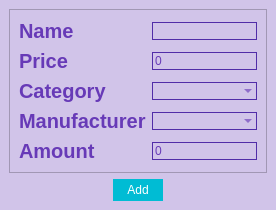
<?xml version="1.0" encoding="UTF-8"?>
<ui version="4.0">
 <class>Add_New_Product</class>
 <widget class="QMainWindow" name="Add_New_Product">
  <property name="geometry">
   <rect>
    <x>0</x>
    <y>0</y>
    <width>276</width>
    <height>210</height>
   </rect>
  </property>
  <property name="windowTitle">
   <string>MainWindow</string>
  </property>
  <property name="styleSheet">
   <string notr="true">
*{
background: #D1C4E9;
}

QLineEdit
{
background: transparent;
border: 1px solid #512DA8;
font: 12pt &quot;Times New Roman&quot;;
}
QLineEdit:focus {
 outline:none; }

QLabel{
	color: #673AB7;
	font: 15pt &quot;Times New Roman&quot;;
	font-weight:bold;
}

QPushButton{
color: #FFFFFF;
background: #00BCD4;
border-radius: 0px;
font: 12pt &quot;Times New Roman&quot;;
}

QRadioButton{
color: #673AB7;
	font: 12pt &quot;Times New Roman&quot;;
	font-weight:bold;
}

QSpinBox{
background: transparent;
border: 1px solid #512DA8;
font: 12pt &quot;Times New Roman&quot;;
color: #673AB7;
}

QComboBox{
background: transparent;
border: 1px solid #512DA8;
font: 12pt &quot;Times New Roman&quot;;
color: #673AB7;
}

QDateEdit{
background: transparent;
border	: 1px solid #512DA8;
font: 14pt &quot;Times New Roman&quot;;
color: #673AB7;
}</string>
  </property>
  <widget class="QWidget" name="centralwidget">
   <layout class="QVBoxLayout" name="verticalLayout">
    <item>
     <widget class="QFrame" name="frame">
      <property name="frameShape">
       <enum>QFrame::StyledPanel</enum>
      </property>
      <property name="frameShadow">
       <enum>QFrame::Raised</enum>
      </property>
      <layout class="QGridLayout" name="gridLayout">
       <item row="0" column="0">
        <widget class="QLabel" name="lab_name">
         <property name="font">
          <font>
           <family>Arial</family>
           <pointsize>15</pointsize>
           <weight>75</weight>
           <italic>false</italic>
           <bold>true</bold>
          </font>
         </property>
         <property name="text">
          <string>Name</string>
         </property>
        </widget>
       </item>
       <item row="0" column="1">
        <widget class="QLineEdit" name="edit_name">
         <property name="enabled">
          <bool>true</bool>
         </property>
        </widget>
       </item>
       <item row="1" column="0">
        <widget class="QLabel" name="lab_price">
         <property name="font">
          <font>
           <family>Arial</family>
           <pointsize>15</pointsize>
           <weight>75</weight>
           <italic>false</italic>
           <bold>true</bold>
          </font>
         </property>
         <property name="text">
          <string>Price</string>
         </property>
        </widget>
       </item>
       <item row="1" column="1">
        <widget class="QSpinBox" name="spinBox_price"/>
       </item>
       <item row="2" column="0">
        <widget class="QLabel" name="lab_category">
         <property name="font">
          <font>
           <family>Arial</family>
           <pointsize>15</pointsize>
           <weight>75</weight>
           <italic>false</italic>
           <bold>true</bold>
          </font>
         </property>
         <property name="text">
          <string>Category</string>
         </property>
        </widget>
       </item>
       <item row="2" column="1">
        <widget class="QComboBox" name="comboBox_category"/>
       </item>
       <item row="3" column="0">
        <widget class="QLabel" name="lab_manufacturer">
         <property name="font">
          <font>
           <family>Arial</family>
           <pointsize>15</pointsize>
           <weight>75</weight>
           <italic>false</italic>
           <bold>true</bold>
          </font>
         </property>
         <property name="text">
          <string>Manufacturer</string>
         </property>
        </widget>
       </item>
       <item row="3" column="1">
        <widget class="QComboBox" name="comboBox_manafacturer"/>
       </item>
       <item row="4" column="0">
        <widget class="QLabel" name="lab_amount">
         <property name="font">
          <font>
           <family>Arial</family>
           <pointsize>15</pointsize>
           <weight>75</weight>
           <italic>false</italic>
           <bold>true</bold>
          </font>
         </property>
         <property name="text">
          <string>Amount</string>
         </property>
        </widget>
       </item>
       <item row="4" column="1">
        <widget class="QSpinBox" name="spinBox_amount"/>
       </item>
      </layout>
     </widget>
    </item>
    <item alignment="Qt::AlignHCenter">
     <widget class="QPushButton" name="btn_add">
      <property name="minimumSize">
       <size>
        <width>50</width>
        <height>22</height>
       </size>
      </property>
      <property name="text">
       <string>Add</string>
      </property>
     </widget>
    </item>
   </layout>
  </widget>
  <action name="actionAdd_catecory">
   <property name="text">
    <string>Add catecory</string>
   </property>
  </action>
  <action name="actionAdd_manufacturer">
   <property name="text">
    <string>Add manufacturer</string>
   </property>
  </action>
 </widget>
 <resources/>
 <connections/>
</ui>
